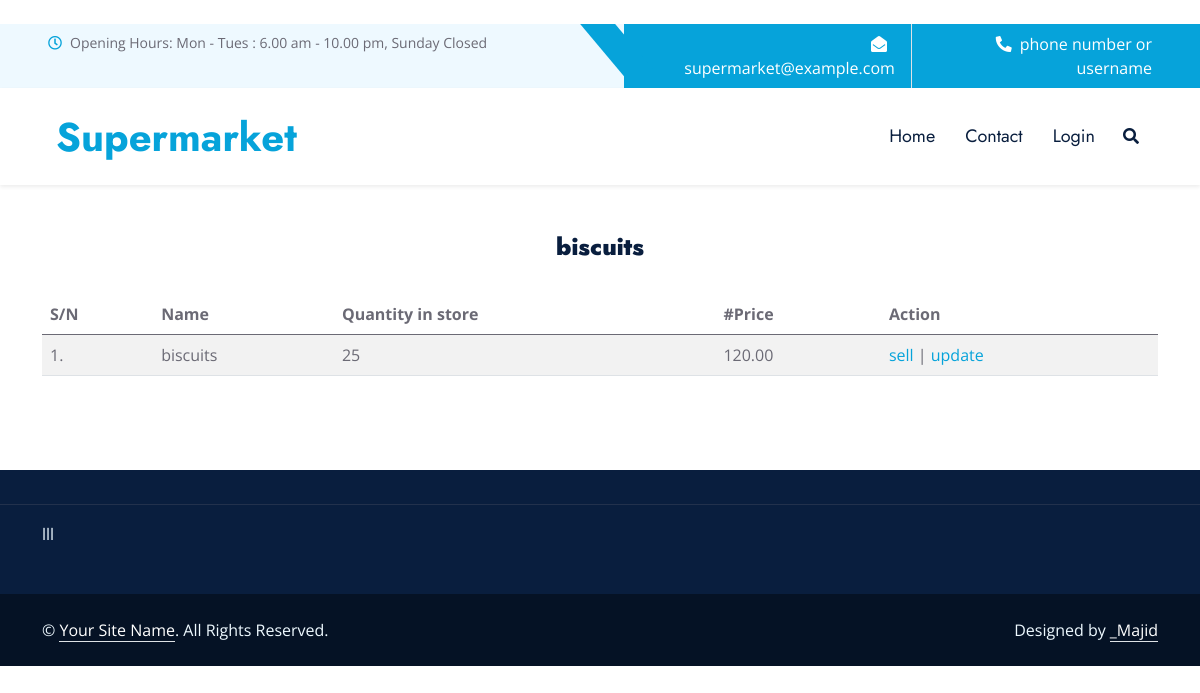
The app's page /show_product/14 with its own data.
### inventory/models.py (models this page shows, shortened)
class Product(models.Model):
	name=NameField('Name', null=False, blank=True, max_length=255)
	qps=models.IntegerField(default='0', null=False, blank=True)
	stock=models.IntegerField(default='0', null=False, blank=True)
	issue_stock=models.IntegerField(default='0', null=False, blank=True)
	total_stock_sold=models.IntegerField(default='0', null=False, blank=True)
	quantity=models.IntegerField('total quantity', default='0', null=False, blank=True)
	issue_quantity=models.IntegerField(default='0', null=True, blank=True)
	total_quantity_sold=models.IntegerField(default='0', null=False, blank=True)
	receive_quantity=models.IntegerField(default='0', null=True, blank=True)
	receive_by=models.CharField(max_length=50, null=True, blank=True)
	issue_by=models.CharField(max_length=50, null=True, blank=True)
	phone_number=models.CharField(max_length=50, null=True, blank=True)
	created_by=models.CharField(max_length=50, null=True, blank=True)
	reorder_level=models.IntegerField(default='2', null=True, blank=True, choices=reorder_level_choice)
	last_updated=models.DateTimeField(auto_now_add=False, auto_now=True)
	price=models.DecimalField(decimal_places=2, max_digits=10, null=False, blank=True)
	total_price=models.DecimalField(decimal_places=2, max_digits=10, null=False, blank=True)
	export_to_csv=models.BooleanField(default='False')
	category=models.ForeignKey(Categorie, on_delete=models.SET_NULL, null=True)

### inventory/views.py (the view)
# urls.py: path('show_product/<product_id>', views.show_product, name='show-product'),
def show_product(request, product_id):
	product=Product.objects.get(pk=product_id)
	return render(request, 'show_product.html', {'product':product})

### inventory/templates/show_product.html (shortened to what this page needs)
{% extends 'base.html' %}
{% block content %}
{% load static %}
<center><h4><b> {{ product.name }} </b></h4></center>
<table class="table table-striped">
    <thead>
      <tr>
        <th>S/N</th>
        <th>Name</th>
        <th>Quantity in store</th>
        <th>#Price</th>
        <th>Action</th>
      </tr>
    </thead>
    <tbody>
      <tr>
        <td>1.</td>
        <td>{{ product.name }}</td>
        <td>{{ product.quantity }}</td>
        <td>{{ product.price }}</td>
        <td><a href="{% url 'sell-product' product.id %}">sell</a> | <a href="{% url 'update-product' product.id %}">update</a></td>
      </tr>
    </tbody>
  </table></br>
  {% endblock %}

### static/inventory/css/style.css (style rules this page uses)
:root { --primary: #06A3DA; --secondary: #F57E57; --light: #EEF9FF; --dark: #091E3E; }
h3, h4, .font-weight-semi-bold { font-weight: 600 !important; }

### records on screen
Product: name "biscuits", quantity "25", price "120.00"
